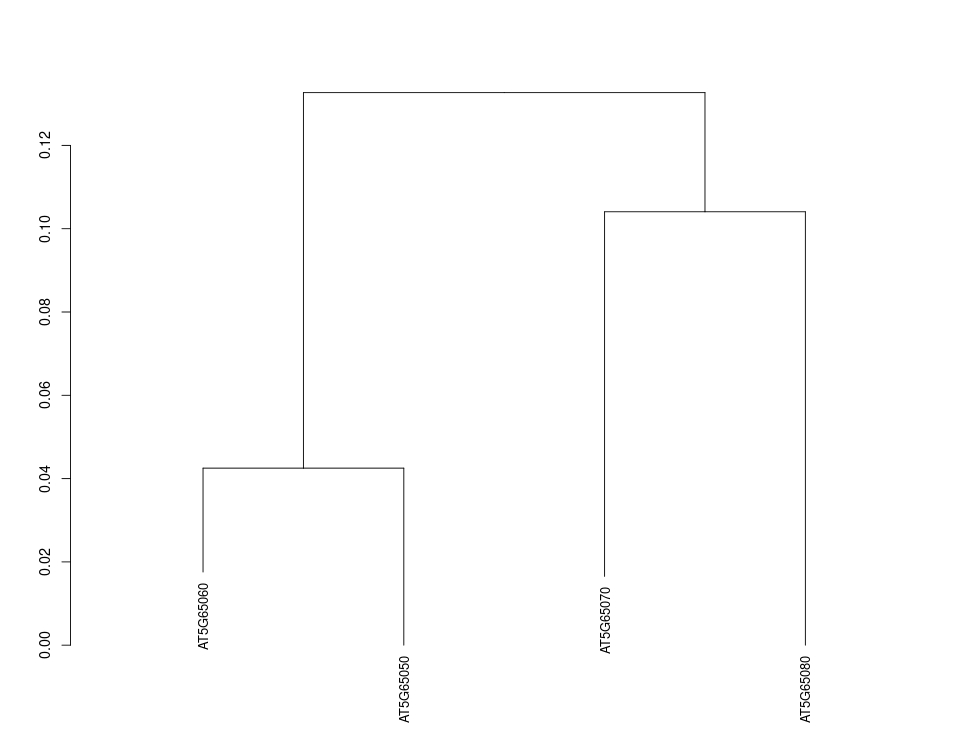

Source code (R):
#! usr/bin/R
# Author Gaurav Sablok
# Universitat Potsdam
# plotting the phylogeny
phylogeny <- function(inputfile){
suppressPackageStartupMessages(library(argparser, pos = "package:base"))
suppressPackageStartupMessages(library(methods, pos = "package:base"))
suppressPackageStartupMessages(library(Biostrings, pos = "package:base"))
suppressPackageStartupMessages(library(ggmsa, pos = "package:base"))
suppressPackageStartupMessages(library(ggplot2, pos = "package:base"))
suppressPackageStartupMessages(library(ape, pos = "package:base"))
suppressPackageStartupMessages(library(odseq, pos = "package:base"))
suppressPackageStartupMessages(library(venn, pos = "package:base"))
suppressPackageStartupMessages(library(msa, pos = "package:base"))
suppressPackageStartupMessages(library(DECIPHER, pos = "package:base"))
suppressPackageStartupMessages(library(ggtree, pos = "package:base"))
suppressPackageStartupMessages(library(phytools, pos = "package:base"))
suppressPackageStartupMessages(library(reticulate, pos = "package:base"))
  alignment <- DNAMultipleAlignment(msaMuscle(readDNAStringSet(file = inputfile)))
  alignmentwrite <- msaConvert(alignment, type = "ape::DNAbin")
  write.FASTA(alignmentwrite, file = "alignment.fasta")
  fasta <- "/home/gaurav/Desktop/arabidopsis/alignment.fasta"
  ggmsa(fasta, 164, 213, color="Chemistry_AA")
  likelihood <- TreeLine(myXStringSet = readDNAStringSet(file = fasta), 
                         showPlot = TRUE, reconstruct = TRUE)
  WriteDendrogram(ikelihood, file = "maximum_likelihood.txt")
}
